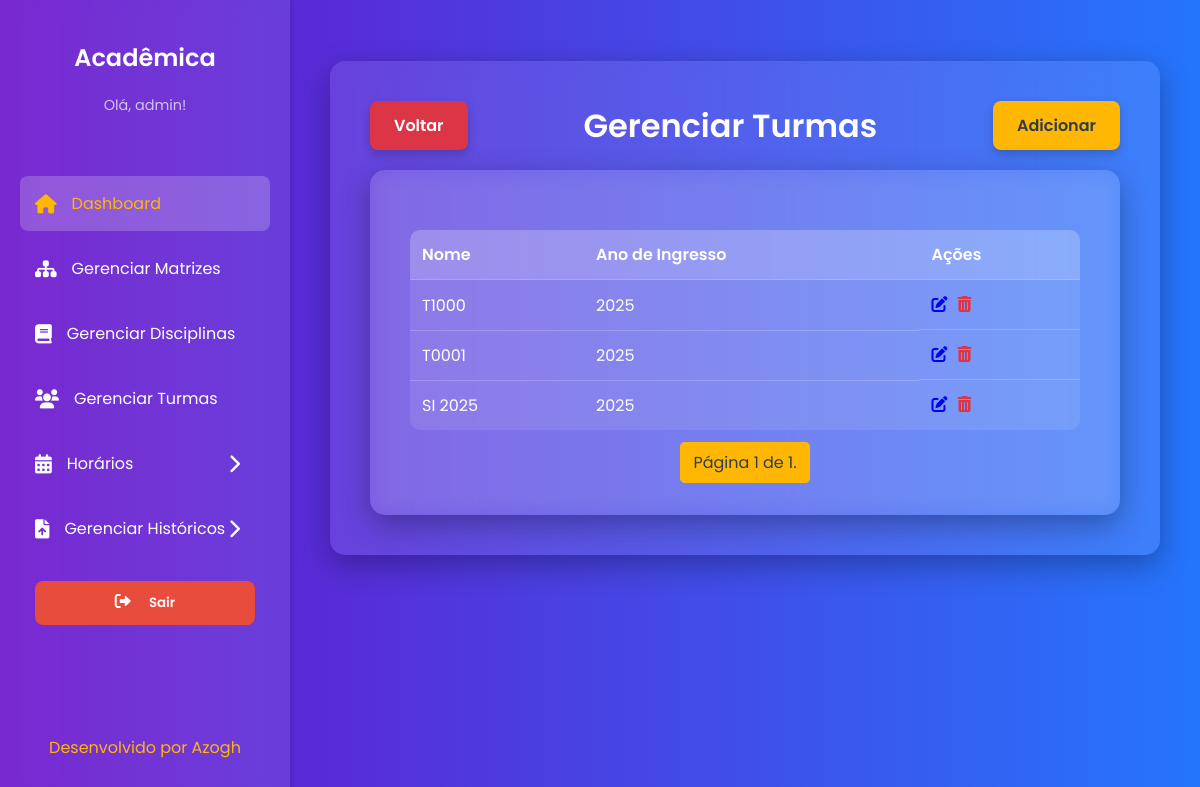
Page /turmas/ (signed in) on the earlier database version.
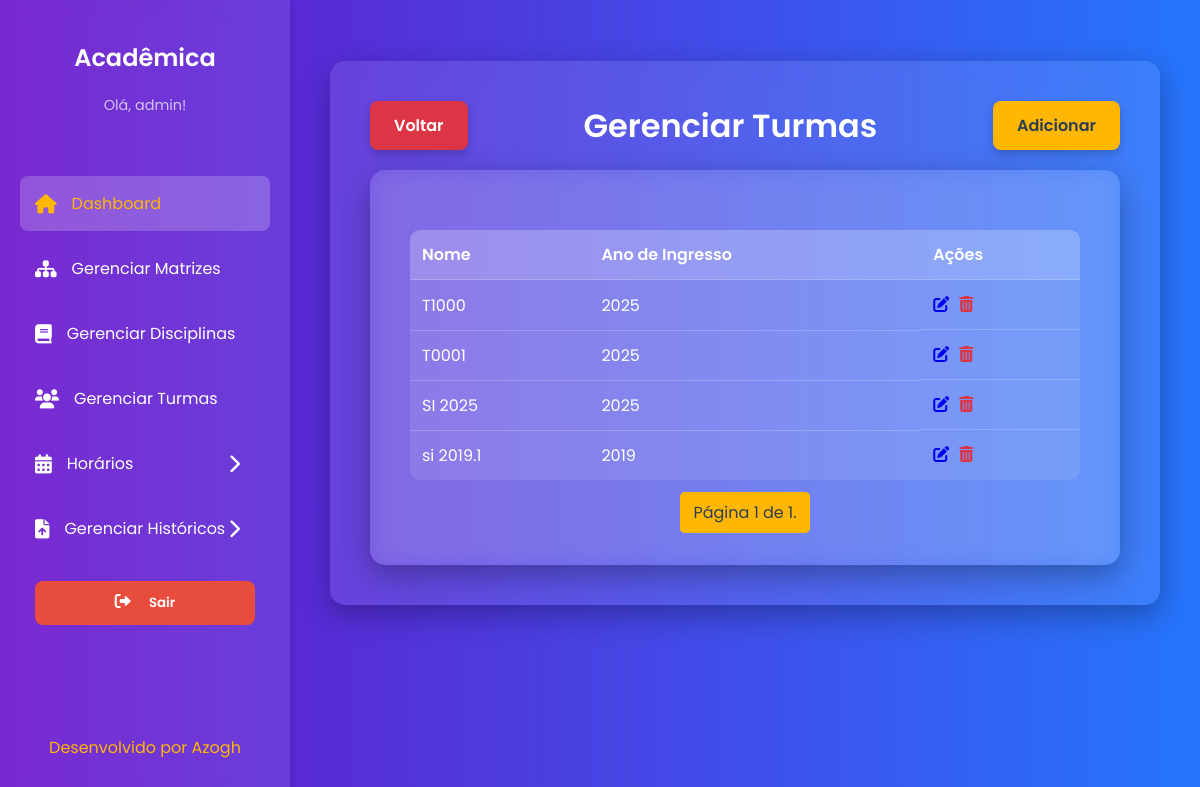
Same page on the later database version.
### core/models.py (models this page shows, shortened)
class Turma(models.Model):
    nome = models.CharField(max_length=45)
    ano_ingresso = models.IntegerField(verbose_name="Ano de Ingresso")
    usuario = models.ForeignKey(
        Usuario,
        on_delete=models.CASCADE,
        verbose_name="Criado por"
    )
    class Meta:
        db_table = 'TURMA'
        verbose_name = "Turma"
        verbose_name_plural = "Turmas"

### core/views.py (the view)
# urls.py: path('turmas/', views.listar_turmas, name='listar_turmas'),
@login_required
def listar_turmas(request):
    turmas_list = Turma.objects.all().order_by('-ano_ingresso')
    ano = request.GET.get('ano')
    if ano:
        turmas_list = turmas_list.filter(ano_ingresso=ano)
    anos_disponiveis = Turma.objects.values_list('ano_ingresso', flat=True).distinct().order_by('-ano_ingresso')
    paginator = Paginator(turmas_list, 10)
    page = request.GET.get('page')
    try:
        turmas = paginator.page(page)
    except PageNotAnInteger:
        turmas = paginator.page(1)
    except EmptyPage:
        turmas = paginator.page(paginator.num_pages)
    return render(request, 'core/turmas/listar_turmas.html', {
        'turmas': turmas,
        'anos_disponiveis': anos_disponiveis
    })

### core/templates/core/turmas/listar_turmas.html (shortened to what this page needs)
{% extends 'core/base.html' %}
{% load static %}
{% block content %}
    <div style="display: flex; justify-content: space-between; align-items: center; margin-bottom: 20px;">
        <a href="{% url 'painel' %}" class="cancel-button">Voltar</a>
        <h1 style="margin: 0; text-align: center; flex-grow: 1;">Gerenciar Turmas</h1>
        <a href="{% url 'adicionar_turma' %}" class="cta-button">Adicionar</a>
    </div>
    <div class="content-card">
        <table>
            <thead>
                <tr>
                    <th>Nome</th>
                    <th>Ano de Ingresso</th>
                    <th>Ações</th>
                </tr>
            </thead>
            <tbody>
                {% for turma in turmas %}
                <tr>
                    <td>{{ turma.nome }}</td>
                    <td>{{ turma.ano_ingresso }}</td>
                    <td style="display: flex; gap: 10px;">
                        <a href="{% url 'editar_turma' turma.pk %}"><i class="fas fa-pen-to-square"></i></a>
                        <a href="{% url 'excluir_turma' turma.pk %}" style="color: #dc3545;"><i class="fas fa-trash-can"></i></a>
                    </td>
                </tr>
                {% empty %}
                <tr>
                    <td colspan="3">Nenhuma turma encontrada.</td>
                </tr>
                {% endfor %}
            </tbody>
        </table>
        <div class="pagination">
            <span class="step-links">
                <span class="current">
                    Página {{ turmas.number }} de {{ turmas.paginator.num_pages }}.
                </span>
            </span>
        </div>
    </div>
{% endblock %}

Differences in the rows shown:
added Turma: nome "si 2019.1", ano_ingresso "2019"
